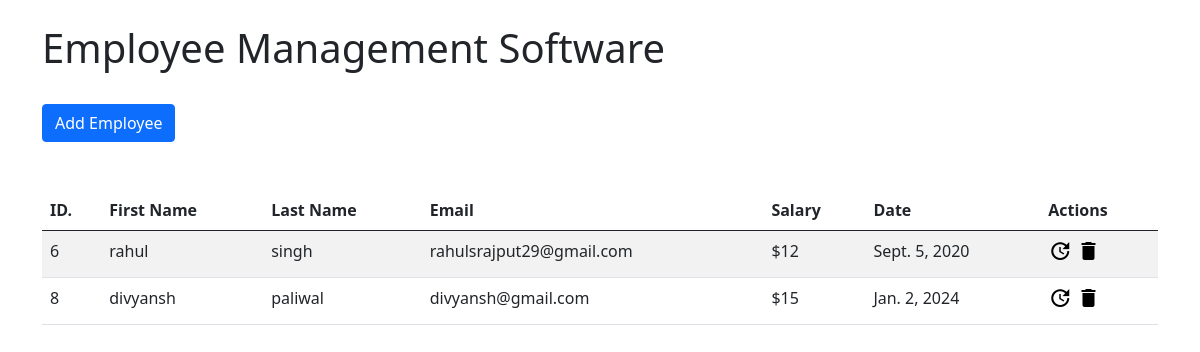
Before: / with the older database file.
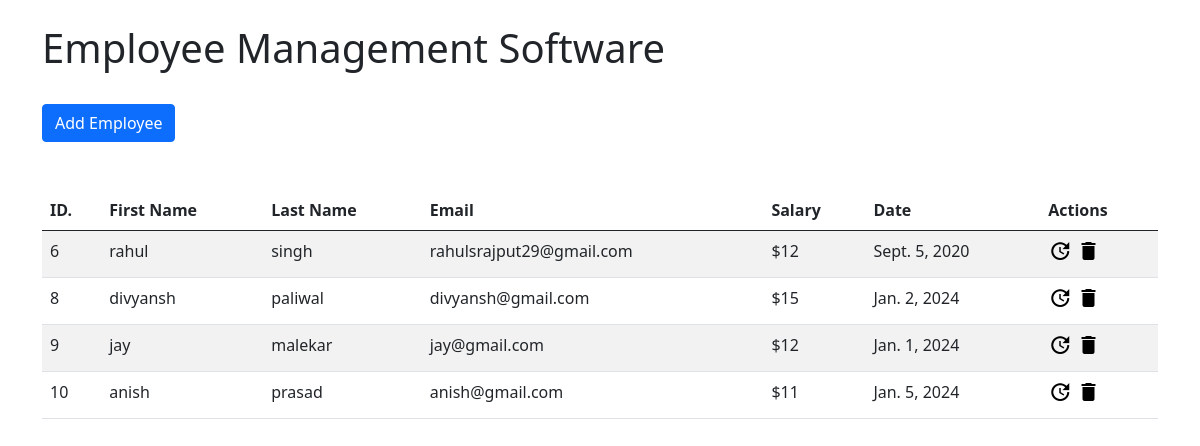
After: the same page with the newer database file.
### app/models.py (models this page shows)
class Employee(models.Model):
    first_name = models.CharField(max_length=200)
    last_name = models.CharField(max_length=200)
    email = models.CharField(max_length=200)
    salary = models.IntegerField()
    date_of_joining = models.DateField()

### app/views.py (the view)
# urls.py: 2. Add a URL to urlpatterns:  path('', views.home, name='home')
def home(request):
    employee_objects = Employee.objects.all()
    context = {'objects':employee_objects}
    return render(request, 'home.html',context)

### templates/home.html (shortened to what this page needs)
{% extends 'index.html' %}
{% block content %}
<div class="row">
    <div class="col-lg-8">
        <h1>Employee Management Software</h1>
    </div>
</div>
<div class="row">
    <div class="col-lg-8 mt-4">
        <a href="{% url 'Create' %}" class="btn btn-primary">Add Employee</a>
    </div>
</div>
<div class="row">
</div>
<div class="row">
    <div class="col-12 mt-4 table-responsive">
        <table class="table table-striped">
            <thead>
                <tr>
                    <th scope="col">ID.</th>
                    <th scope="col">First Name</th>
                    <th scope="col">Last Name</th>
                    <th scope="col">Email</th>
                    <th scope="col">Salary</th>
                    <th scope="col">Date</th>
                    <th scope="col">Actions</th>
                </tr>
            </thead>
            <tbody>
                {% for i in objects %}
                <tr>
                    <td>{{i.id}}</td>
                    <td>{{i.first_name}}</td>
                    <td>{{i.last_name}}</td>
                    <td>{{i.email}}</td>
                    <td>${{i.salary}}</td>
                    <td>{{i.date_of_joining}}</td>
                    <td>
                        <a href="{% url 'Update' i.id %}" style="color: black;"><i class="material-icons">&#xe923;</i></a>
                        <a href="{% url 'Delete' i.id %}" style="color: black;"><i class="material-icons">&#xe872;</i></a>
                    </td>
                </tr>
                {% endfor %}
            </tbody>
        </table>
    </div>
</div>
{% endblock %}

### templates/index.html (shortened to what this page needs)
<!DOCTYPE html>
<html lang="en">
<head>
    <link href="https://cdn.jsdelivr.net/npm/bootstrap@5.0.2/dist/css/bootstrap.min.css" rel="stylesheet">
</head>
<body>
    <div class="container mt-4">
        {% block content %}
        {% endblock %}
    </div>
</body>
</html>

Changed rows visible on the page:
added Employee: id "9", first_name "jay", last_name "malekar", email "jay@gmail.com", salary "12", date_of_joining "Jan. 1, 2024"
added Employee: id "10", first_name "anish", last_name "prasad", email "anish@gmail.com", salary "11", date_of_joining "Jan. 5, 2024"
